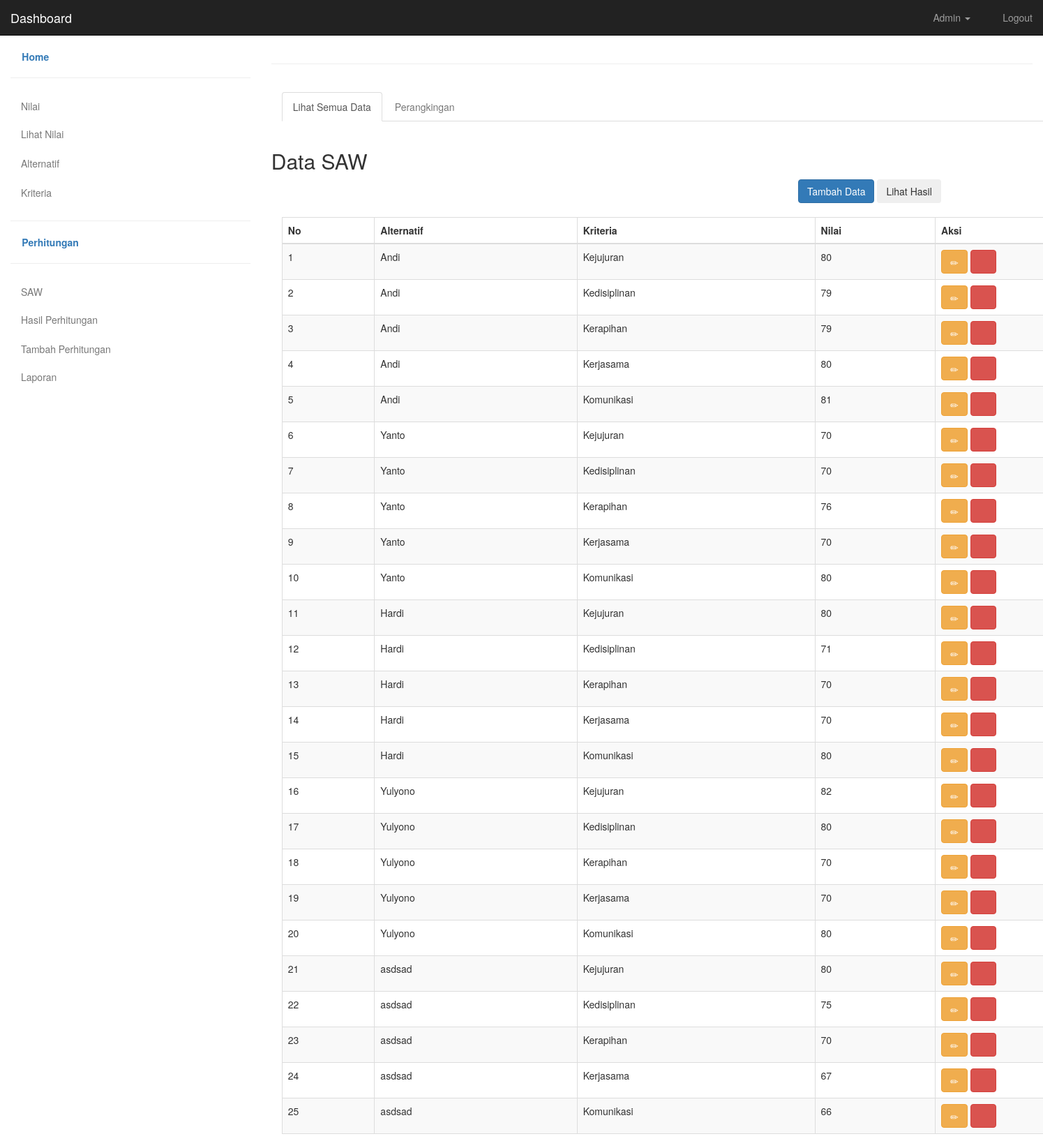
/saw.php, run on the app's committed database.
### tables this page shows
CREATE TABLE IF NOT EXISTS `rangking` (
  `id_alternatif` int(11) NOT NULL,
  `id_kriteria` int(11) NOT NULL,
  `nilai_rangking` double NOT NULL,
  `nilai_normalisasi` double NOT NULL,
  `bobot_normalisasi` double NOT NULL
);

CREATE TABLE IF NOT EXISTS `alternatif` (
  `id_alternatif` int(11) NOT NULL,
  `nama_alternatif` varchar(255) NOT NULL,
  `hasil_alternatif` double NOT NULL
);

CREATE TABLE IF NOT EXISTS `kriteria` (
  `id_kriteria` int(11) NOT NULL,
  `nama_kriteria` varchar(255) NOT NULL,
  `tipe_kriteria` varchar(10) NOT NULL,
  `bobot_kriteria` double NOT NULL
);

### includes/rangking.inc.php (called while the page is built, shortened)
<?php
class Rangking{
	private $conn;
	public function __construct($db){
		$this->conn = $db;
	}
	function readKhusus(){
		$query = "SELECT * FROM alternatif a, kriteria b, rangking c where a.id_alternatif=c.id_alternatif and b.id_kriteria=c.id_kriteria and a.id_alternatif order by a.id_alternatif asc";
		$stmt = $this->conn->prepare( $query );
		$stmt->execute();
		return $stmt;
	}
}
?>

### saw.php (the view, shortened to what this page needs)
<!DOCTYPE html>
<html lang="en">
    <head>
        <link href="css/bootstrap.min.css" rel="stylesheet">
        <link href="css/styles.css" rel="stylesheet">
    </head>
    <body>
<div id="top-nav" class="navbar navbar-inverse navbar-static-top">
    <div class="container-fluid">
        <div class="navbar-header">
            <a class="navbar-brand" href="#">Dashboard</a>
        </div>
        <div class="navbar-collapse collapse">
            <ul class="nav navbar-nav navbar-right">
                <li class="dropdown">
                    <a class="dropdown-toggle" role="button" data-toggle="dropdown" href="#"><i class="glyphicon glyphicon-user"></i> Admin <span class="caret"></span></a>
                </li>
                <li><a href="#"><i class="glyphicon glyphicon-lock"></i> Logout</a></li>
            </ul>
        </div>
    </div>
</div>
<div class="container-fluid">
    <div class="row">
        <div class="col-sm-3">
            <a href="#"><strong><i class="glyphicon glyphicon-wrench"></i> Home</strong></a>
            <hr>
            <ul class="nav nav-stacked">
                <li class="nav-header"> <a href="#" data-toggle="collapse" data-target="#userMenu">Nilai <i class="glyphicon glyphicon-chevron-down"></i></a>
                    <ul class="nav nav-stacked collapse in" id="userMenu">
                        </li>
                        <li><a href="nilai.php">Lihat Nilai</a>
                        </li>
                    </ul>
                <li class="nav-header"> <a href="#" data-toggle="collapse" data-target="#menu2"> Alternatif <i class="glyphicon glyphicon-chevron-right"></i></a>
                        </li>
                <li class="nav-header">
                    <a href="#" data-toggle="collapse" data-target="#menu3"> Kriteria <i class="glyphicon glyphicon-chevron-right"></i></a>
                </li>
            <hr>
            <a href="#"><strong><i class="glyphicon glyphicon-list"></i> Perhitungan</strong></a>
            <hr>
             <ul class="nav nav-stacked">
                <li class="nav-header"> <a href="#" data-toggle="collapse" data-target="#perhitungan">SAW <i class="glyphicon glyphicon-chevron-down"></i></a>
                    <ul class="nav nav-stacked collapse in" id="perhitungan">
                        </li>
                        <li><a href="saw.php">Hasil Perhitungan</a>
                        </li>
                        <li><a href="tambah_saw.php">Tambah Perhitungan</a>
                        </li>
                    </ul>
                <ul class="nav nav-stacked">
                <li class="nav-header"> <a href="laporan.php" data-toggle="collapse" data-target="#laporan">Laporan<i class="glyphicon glyphicon-chevron-down"></i></a>
        </div>
        <div class="col-sm-9">
            <hr>
<?php
include_once 'header.php';
include_once 'includes/rangking.inc.php';
$pro = new Rangking($db);
$stmt = $pro->readKhusus();
?>
    <br/>
    <div>
     <ul class="nav nav-tabs" role="tablist">
        <li role="presentation" class="active"><a href="#lihat" aria-controls="lihat" role="tab" data-toggle="tab">Lihat Semua Data</a></li>
        <li role="presentation"><a href="#rangking" aria-controls="rangking" role="tab" data-toggle="tab">Perangkingan</a></li>
      </ul>
      <div class="tab-content">
        <div role="tabpanel" class="tab-pane active" id="lihat">
            <br/>
            <div class="row">
                <h2>Data SAW</h2>
                <div class="col-md-6 text-left">
                </div>
                <div class="col-md-4 text-right">
                    <button onclick="location.href='tambah_saw.php'" class="btn btn-primary">Tambah Data</button>
                    <button onclick="location.href='tambah_saw.php'" class="btn btn-second">Lihat Hasil</button>
                </div>
            </div>
            <br/>
            <table width="100%" class="table table-striped table-bordered" id="tabeldata">
                <thead>
                    <tr>
                        <th width="20px">No</th>
                        <th width="20px">Alternatif</th>
                        <th width="20px">Kriteria</th>
                        <th width="20px">Nilai</th>
                        <th width="20px">Aksi</th>
                    </tr>
                </thead>
                <tbody>
        <?php
        $no=1;
        while ($row = $stmt->fetch(PDO::FETCH_ASSOC)){
        ?>
                    <tr>
                        <td><?php echo $no++ ?></td>
                        <td><?php echo $row['nama_alternatif'] ?></td>
                        <td><?php
                        echo $row['nama_kriteria'] ?></td>
                        <td><?php echo $row['nilai_rangking'] ?></td>
                        <td >
                            <a href="ubah_saw.php?ia=<?php echo $row['id_alternatif'] ?>&ik=<?php echo $row['id_kriteria'] ?>" class="btn btn-warning"><span class="glyphicon glyphicon-pencil" aria-hidden="true"></span></a>
                            <a href="saw-hapus.php?ia=<?php echo $row['id_alternatif'] ?>&ik=<?php echo $row['id_kriteria'] ?>" onclick="return confirm('Yakin ingin menghapus data')" class="btn btn-danger"><span class="glyphicon glyphicon-trash" aria-hidden="true"></span></a>
                        </td>
                    </tr>
            <?php
        }
        ?>
                </tbody>
            </table>
        </div>
      </div>
    </div>
	</body>
</html>

### css/styles.css (style rules this page uses)
.navbar-static-top { margin-bottom:20px; }
i { font-size:16px; }
.nav > li > a { color:#787878; }

### data on the page
rangking: id_alternatif.nama_alternatif "Andi", id_kriteria.nama_kriteria "Kejujuran", nilai_rangking "80"
rangking: id_alternatif.nama_alternatif "Andi", id_kriteria.nama_kriteria "Kedisiplinan", nilai_rangking "79"
rangking: id_alternatif.nama_alternatif "Andi", id_kriteria.nama_kriteria "Kerapihan", nilai_rangking "79"
rangking: id_alternatif.nama_alternatif "Andi", id_kriteria.nama_kriteria "Kerjasama", nilai_rangking "80"
rangking: id_alternatif.nama_alternatif "Andi", id_kriteria.nama_kriteria "Komunikasi", nilai_rangking "81"
rangking: id_alternatif.nama_alternatif "Yanto", id_kriteria.nama_kriteria "Kejujuran", nilai_rangking "70"
rangking: id_alternatif.nama_alternatif "Yanto", id_kriteria.nama_kriteria "Kedisiplinan", nilai_rangking "70"
rangking: id_alternatif.nama_alternatif "Yanto", id_kriteria.nama_kriteria "Kerapihan", nilai_rangking "76"
rangking: id_alternatif.nama_alternatif "Yanto", id_kriteria.nama_kriteria "Kerjasama", nilai_rangking "70"
rangking: id_alternatif.nama_alternatif "Yanto", id_kriteria.nama_kriteria "Komunikasi", nilai_rangking "80"
rangking: id_alternatif.nama_alternatif "Hardi", id_kriteria.nama_kriteria "Kejujuran", nilai_rangking "80"
rangking: id_alternatif.nama_alternatif "Hardi", id_kriteria.nama_kriteria "Kedisiplinan", nilai_rangking "71"
rangking: id_alternatif.nama_alternatif "Hardi", id_kriteria.nama_kriteria "Kerapihan", nilai_rangking "70"
rangking: id_alternatif.nama_alternatif "Hardi", id_kriteria.nama_kriteria "Kerjasama", nilai_rangking "70"
rangking: id_alternatif.nama_alternatif "Hardi", id_kriteria.nama_kriteria "Komunikasi", nilai_rangking "80"
rangking: id_alternatif.nama_alternatif "Yulyono", id_kriteria.nama_kriteria "Kejujuran", nilai_rangking "82"
rangking: id_alternatif.nama_alternatif "Yulyono", id_kriteria.nama_kriteria "Kedisiplinan", nilai_rangking "80"
rangking: id_alternatif.nama_alternatif "Yulyono", id_kriteria.nama_kriteria "Kerapihan", nilai_rangking "70"
rangking: id_alternatif.nama_alternatif "Yulyono", id_kriteria.nama_kriteria "Kerjasama", nilai_rangking "70"
rangking: id_alternatif.nama_alternatif "Yulyono", id_kriteria.nama_kriteria "Komunikasi", nilai_rangking "80"
rangking: id_alternatif.nama_alternatif "asdsad", id_kriteria.nama_kriteria "Kejujuran", nilai_rangking "80"
rangking: id_alternatif.nama_alternatif "asdsad", id_kriteria.nama_kriteria "Kedisiplinan", nilai_rangking "75"
rangking: id_alternatif.nama_alternatif "asdsad", id_kriteria.nama_kriteria "Kerapihan", nilai_rangking "70"
rangking: id_alternatif.nama_alternatif "asdsad", id_kriteria.nama_kriteria "Kerjasama", nilai_rangking "67"
rangking: id_alternatif.nama_alternatif "asdsad", id_kriteria.nama_kriteria "Komunikasi", nilai_rangking "66"
